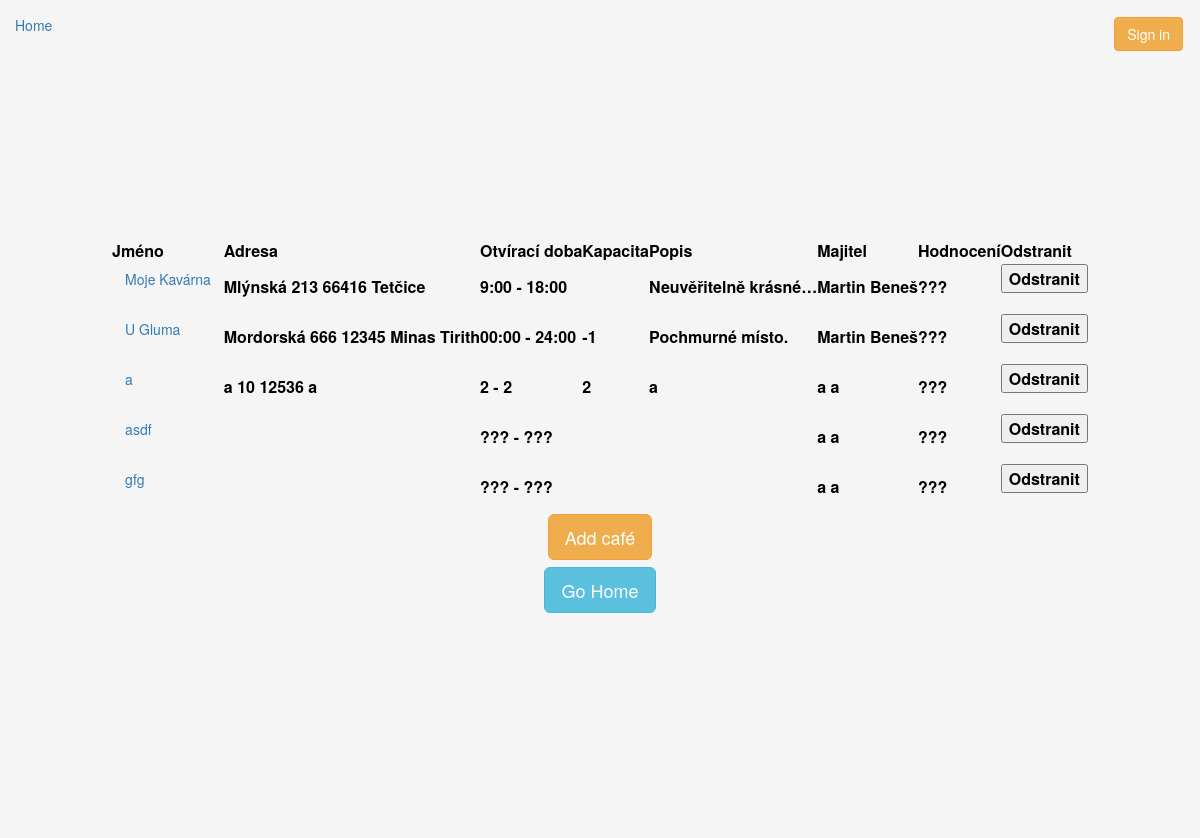
Before: /cafes/ with the older database file.
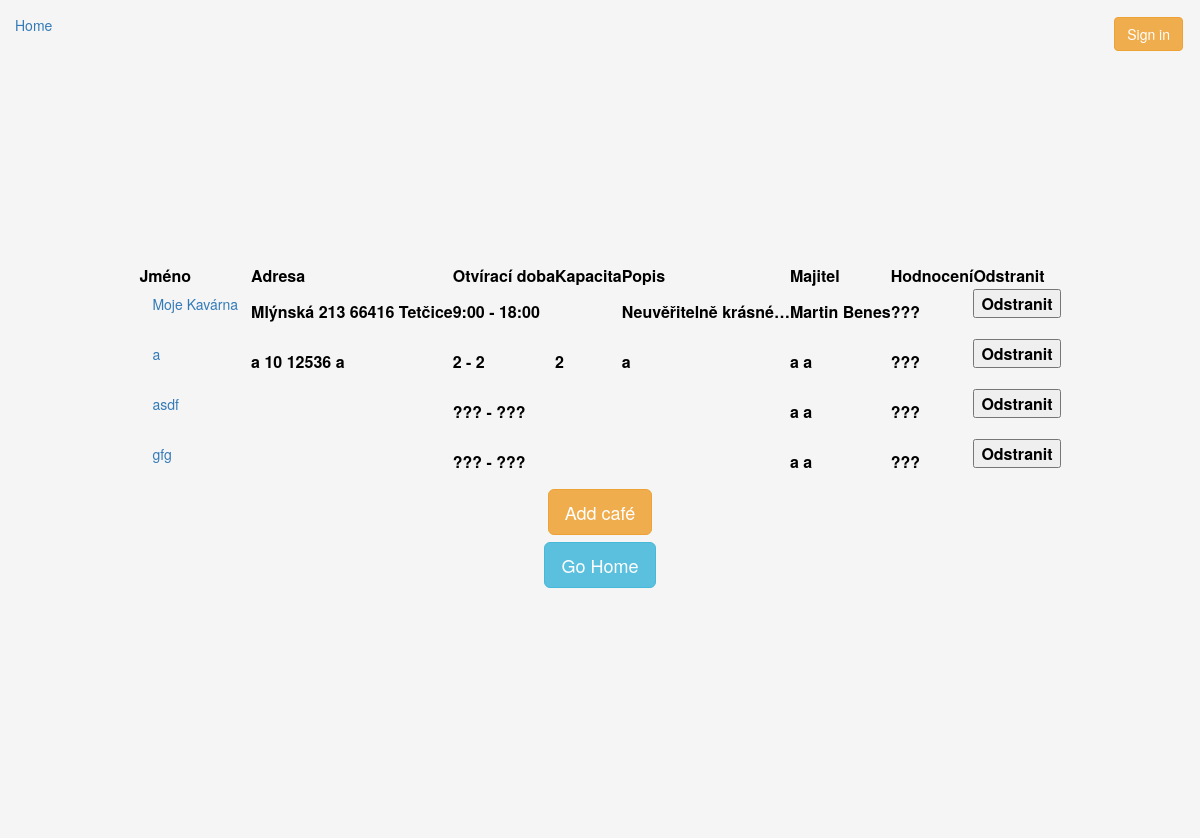
After: the same page with the newer database file.
### kavarna/models.py (models this page shows, shortened)
class Cafe(models.Model):
    name = models.CharField(max_length=64)
    street = models.CharField(max_length=64, blank=True, default='')
    housenumber = models.PositiveIntegerField(blank=True, default=0) # needs to be changed
    city = models.CharField(max_length=64, blank=True, default='')
    psc = models.CharField(max_length=64, blank=True, default='')
    opensAt = models.CharField(max_length=64, blank=True, default='')
    closesAt = models.CharField(max_length=64, blank=True, default='')
    capacity = models.PositiveSmallIntegerField(blank=True, default=0)
    description = models.TextField(blank=True, default='')
    owner = models.ForeignKey(User, on_delete=models.CASCADE)
    offers_coffee = models.ManyToManyField(Coffee)

### kavarna/views.py (the view)
# urls.py: path('cafes/', views.cafes, name='cafes'),
def cafes(request):
    d = generateDict(request)
    if 'message' in d:
        return errLogout(request, d)
    if request.method == 'POST':
        pk = request.POST.get('pk')
        models.Cafe.objects.get(pk=pk).delete()
        return HttpResponseRedirect('')
    d['cafes_list'] = models.Cafe.objects.all()
    d['users_list'] = User.objects.all()
    d['drinkers_list'] = models.Drinker.objects.all()
    return render(request, "cafes.html", d)

### kavarna/core.py (called while the page is built)
def generateDict(request):
    try:
        email = request.COOKIES['user']
        if User.objects.get(email=email) != None:
            d = {'loggeduser'    : User.objects.get(email=email),
                 'loggeddrinker' : models.Drinker.getData(email) }
        else:
            d = {'message'   : 'Unknown user'}
    except:
        d = {}
    d['key'] = request.GET.get('key', '')
    return d

### kavarna/templates/cafes.html (shortened to what this page needs)
{% extends "titlepage.html" %}
{% block content %}
<table>
    <tr>
        <th>Jméno</th>
        <th>Adresa</th>
        <th>Otvírací doba</th>
        <th>Kapacita</th>
        <th>Popis</th>
        <th>Majitel</th>
        <th>Hodnocení</th>
        <th>Odstranit</th>
    </tr>
    {% for a in cafes_list %}
    <tr>
        <th>
            <form method="get" action="/cafe">
                <button class="btn btn-link" type="Submit">{{a.name}}</button>
            </form>
        </th>
        <th>{{a.street|default:""}} {{a.housenumber|default:""}} {{a.psc|default:""}} {{a.city|default:""}}</th>
        <th>{{a.opensAt|default:"???"}} - {{a.closesAt|default:"???"}}</th>
        <th>{{a.capacity|default:""}}</th>
        <th>{{a.description|default:""|truncatechars:20}}</th>
        <th>{{a.owner.first_name}} {{a.owner.last_name}}</th>
        <th>???</th>
        <th>
            <form method="post" action="">{% csrf_token %}
                <button type="Submit">Odstranit</button>
            </form>
        </th>
    </tr>
    {% endfor %}
</table>
<div class="row hcentralize">
    <a href="{% url 'addcafe' %}"><button class="btn btn-lg btn-warning" type="submit">Add café</button></a>
</div>
<div class="row hcentralize">
    <a href="{% url '' %}"><button class="btn btn-lg btn-info" type="submit">Go Home</button></a>
</div>
{% endblock %}

### kavarna/templates/titlepage.html
{% extends "base.html" %}
{% block maincontent %}
<div class="row vertical-center hcentralize ">
    <div class="col">
        {% block content %}
        {% endblock %}
    </div>
</div>
{% endblock %}

### kavarna/templates/base.html (shortened to what this page needs)
{% load static %}
<html>
    <head>
        <link rel="stylesheet" href="https://maxcdn.bootstrapcdn.com/bootstrap/3.3.7/css/bootstrap.min.css">
        <link rel = "stylesheet" type = "text/css" href = "{% static 'kavarna/styles.css' %}">
    </head>
    <body class="backgrounder">
        <div class="panel-body">
            <div class="row">
                <div class="col-xs-12">
                    {% block homelink %}
                        <div class="col pull-left" style="margin-top: 0;">
                            <a href="{% url '' %}">Home</a>
                        </div>
                    {% endblock %}
                    <div class="col pull-right" style="margin-top: 0;">
                            {% if loggeduser %}
                            <div class="dropdown">
                                <button class="btn dropdown-toggle" type="button" data-toggle="dropdown">
                                {{ loggeduser.first_name }} {{ loggeduser.last_name }}
                                <span class="caret"></span></button>
                                <ul class="dropdown-menu">
                                    <li><a href="{% url 'profile' %}?user={{ loggeduser.pk }}">Zobrazit profil</a></li>
                                    <li><a href="{% url 'logout' %}">Logout</a></li>
                                </ul>
                            </div>
                            {% else %}
                            <a href="{% url 'signin' %}">
                                <button class="btn btn-warning" type="button">
                                Sign in
                                </button>
                            </a>
                            {% endif %}
                    </div>
                </div>
            </div>
        </div>
        <div class="container-fluid">
            {% block maincontent %}
            {% endblock %}
        </div>
        <div class="container-fluid" style="padding-top: 50px">
    </body>
</html>

### kavarna/static/kavarna/styles.css (style rules this page uses)
html, body { height: 100%; }
.backgrounder { background-color: #f5f5f5; color: black; }
.hcentralize { display: -ms-flexbox; display: -webkit-box; display: flex; -ms-flex-align: center; -ms-flex-pack: center; -webkit-box-align: center; -webkit-box-pack: center; justify-content: center; }
input, .btn-warning, .btn-primary { margin: 2px; }
.btn-info { margin: 5px; }
.vertical-center { min-height: 90%; min-height: 90vh; display: flex; align-items: center; }

Changed rows visible on the page:
removed Cafe: name "U Gluma", street "Mordorská", housenumber "666", psc "12345", city "Minas Tirith", opensAt "00:00", closesAt "24:00", capacity "-1", description "Pochmurné místo.", owner.first_name "Martin", owner.last_name "Beneš"
changed through a linked row, Cafe "Mlýnská": owner.last_name "Beneš" → "Benes"
